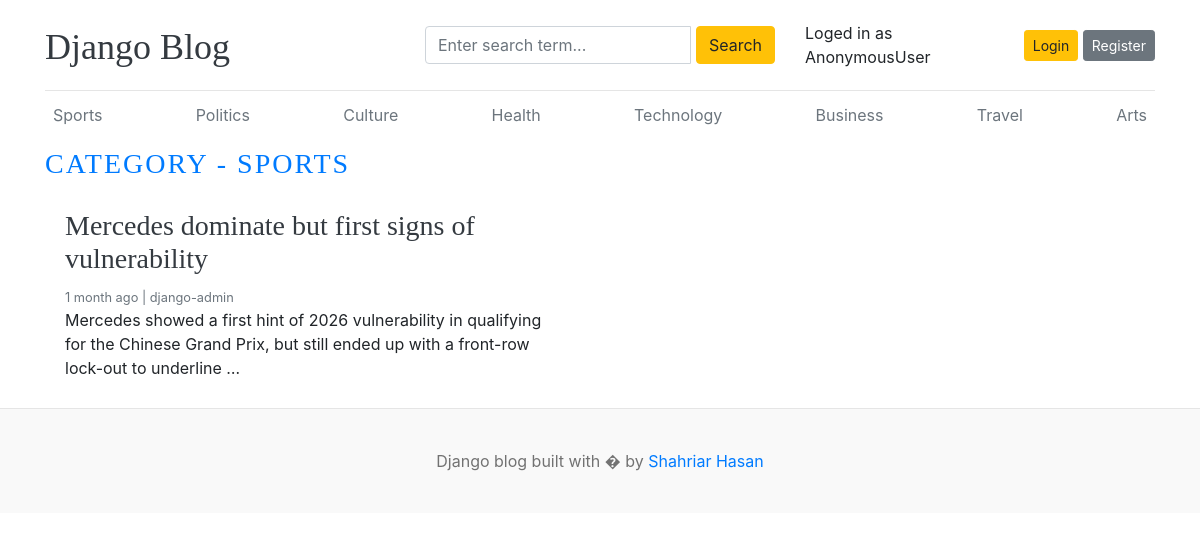
Page /category/1 on the committed database.
### blogs/models.py (models this page shows, shortened)
class Category(models.Model):
    category_name = models.CharField(max_length=50, unique=True)
    created_at = models.DateTimeField(auto_now_add=True)
    updated_at = models.DateTimeField(auto_now=True)
    class Meta:
        verbose_name_plural = "categories"

class Blog(models.Model):
    title = models.CharField(max_length=150)
    slug = models.SlugField(max_length=200, unique=True)
    category = models.ForeignKey(Category, on_delete=models.CASCADE)
    author = models.ForeignKey(User, on_delete=models.CASCADE)
    featured_image = models.ImageField(upload_to="upload/%Y/%m/%d")
    short_description = models.TextField(max_length=500)
    blog_body = models.TextField(max_length=3000)
    status = models.CharField(max_length=20, choices=STATUS_CHOICES, default="Draft")
    is_featured = models.BooleanField(default=False)
    created_at = models.DateTimeField(auto_now_add=True)
    updated_at = models.DateTimeField(auto_now=True)

### blogs/views.py (the view)
# urls.py: path("<int:category_id>",views.posts_by_category,name="posts_by_category"),
def posts_by_category(request, category_id):
    posts = Blog.objects.filter(status="Published", category=category_id)
    category = get_object_or_404(Category, pk=category_id)
    context = {
        "posts": posts,
        "category": category,
    }
    return render(request, "posts_by_category.html", context)

### blogs/context_processors.py (called while the page is built)
def get_categories(request):
    categories = Category.objects.all()
    return {"categories": categories}

def get_social_links(request):
    social_links = SocialLink.objects.all()
    return dict(social_links=social_links)

### templates/posts_by_category.html
{% extends "base.html" %}
{% block content %}
  <h3 class="text-uppercase text-primary" style="letter-spacing: 2px;">Category - {{category.category_name}}</h3>
  <div class="row mb-2">
    {% for post in posts %}
      <div class="col-md-6">
        <div class="card border-0" >
          <div class="card-body">
            <h3><a href="{% url 'blogs' post.slug %}" class="text-dark">{{post.title}}</a></h3>
            <small class="mb-1 text-muted">{{post.created_at | timesince}} ago | {{post.author}}</small>
            <p class="card-text">{{post.short_description | truncatewords:25}}</p>
          </div>
        </div>
      </div>
    {% endfor %}
  </div>
{% endblock %}

### templates/base.html (shortened to what this page needs)
{% load static %}
<!DOCTYPE html>
<html lang="en">
<head>
    <link href="https://getbootstrap.com/docs/4.0/dist/css/bootstrap.min.css" rel="stylesheet">
    <link href="{% static 'css/blog.css' %}" rel="stylesheet">
    <link rel="stylesheet" href="https://cdnjs.cloudflare.com/ajax/libs/font-awesome/4.7.0/css/font-awesome.min.css">
  </head>
<body>
    <div class="container">
      <header class="blog-header py-3">
        <div class="row flex-nowrap justify-content-between align-items-center">
          <div class="col-4 pt-1">
            <a class="blog-header-logo text-dark" href="/">Django Blog</a>
          </div>
          <div class="col-4">
            <form action="{% url 'search' %}" method="GET">
              <div class="input-group">
                <input class="form-control" type="text" name="keyword" value="{{keyword}}" placeholder="Enter search term..." aria-label="Enter search term..." aria-describedby="button-search" />
                <button type="submit" class="btn btn-warning" id="button-search" type="button">Search</button>
              </div>
            </form>
          </div>
          <div class="col-4 d-flex justify-content-end align-items-center">
            <span>Loged in as {{user}}</span>&emsp;
            {% if not user.is_authenticated %}
            <a class="btn btn-sm btn-warning" href="{% url 'login' %}">Login</a> &nbsp;
            <a class="btn btn-sm btn-secondary" href="{% url 'register' %}">Register</a>
            {% else %}
            <span><a href="{% url 'dashboard' %}" >Dashboard</a></span>
             &emsp;
            <span><a href="{% url 'logout' %}">Logout</a></span>
            {% endif %}
          </div>
        </div>
      </header>
      <div class="nav-scroller py-1 mb-2">
        <nav class="nav d-flex justify-content-between">
          {% for category in categories%}
          <a class="p-2 text-muted" href="{% url 'posts_by_category' category.id %}">{{category.category_name}}</a>
          {% endfor %}
        </nav>
      </div>
{% block  content %}
{% endblock %}
    </div>
<footer class="blog-footer" >
  <p>Django blog built with � by <a href="#">Shahriar Hasan</a></p>
</footer>
</body>
</html>

### blog_main/static/css/blog.css (style rules this page uses)
.blog-header { border-bottom: 1px solid #e5e5e5; }
.blog-header-logo { font-family: "Playfair Display", Georgia, "Times New Roman", serif; font-size: 2.25rem; }
h1, h2, h3, h4, h5, h6 { font-family: "Playfair Display", Georgia, "Times New Roman", serif; }
.blog-footer { padding: 2.5rem 0; color: #727272; text-align: center; background-color: #f9f9f9; border-top: .05rem solid #e5e5e5; }
.blog-footer p:last-child { margin-bottom: 0; }

### rows in the picture
Category: category_name "Sports", category_name "SPORTS"
Category: category_name "Politics"
Category: category_name "Culture"
Category: category_name "Health"
Category: category_name "Technology"
Category: category_name "Business"
Category: category_name "Travel"
Category: category_name "Arts"
Blog: title "Mercedes dominate but first signs of vulnerability", created_at "1 month", author "django-admin", short_description "Mercedes showed a first hint of 2026 vulnerability in qualifying for the Chinese Grand Prix, but still ended up with a front-row lock-out to underline …"

### other values in the picture
{{ user }} "AnonymousUser"
